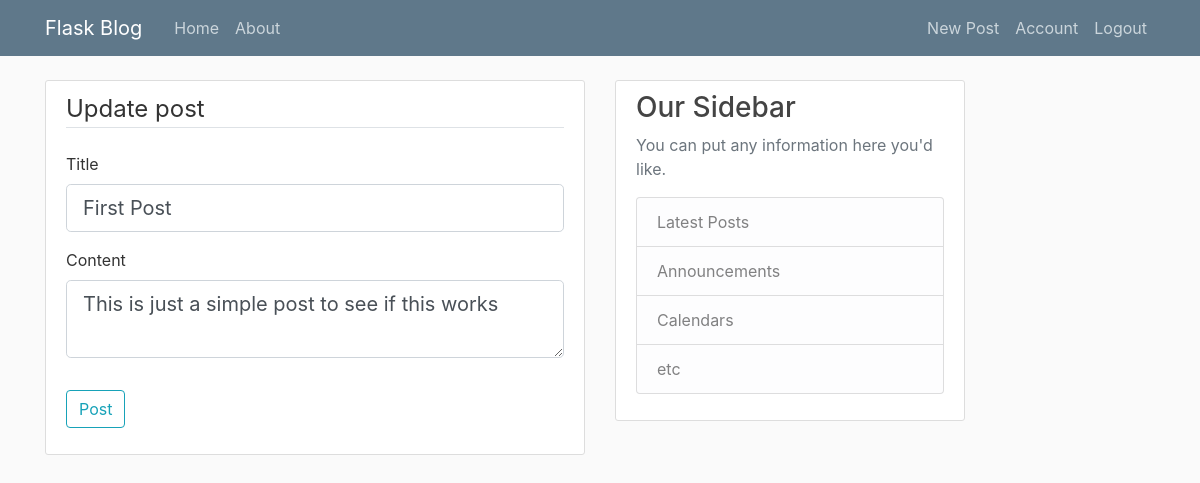
Screenshot of /post/1/update (signed in) with the database file from the repository.
### flaskblog/models.py (models this page shows, shortened)
class Post(db.Model):
    id = db.Column(db.Integer, primary_key=True)
    title = db.Column(db.String(100), nullable=False)
    date_posted = db.Column(db.DateTime, nullable=False, default=datetime.utcnow)
    content = db.Column(db.Text, nullable=False)
    user_id = db.Column(db.Integer, db.ForeignKey('user.id'), nullable=False)

### flaskblog/routes.py (the view)
@app.route("/post/<int:post_id>/update", methods=['GET', 'POST'])
@login_required
def update_post(post_id):
    post = Post.query.get_or_404(post_id)
    if post.author != current_user:
        abort(403)
    form = PostForm()
    if form.validate_on_submit():
        post.title = form.title.data
        post.content = form.content.data
        db.session.commit()
        flash("The post was updated", 'success')
        return redirect( url_for('post', post_id=post.id))
    elif request.method == 'GET':
        form.title.data = post.title
        form.content.data = post.content
    return render_template('create_post.html', title="Update post",legend='Update post', form=form)

### flaskblog/form.py
class PostForm(FlaskForm):
    title = StringField('Title', validators=[DataRequired()])
    content = TextAreaField('Content', validators=[DataRequired()])
    submit = SubmitField('Post')

### flaskblog/models.py (called while the page is built)
@login_manager.user_loader
def load_user(user_id):
    return User.query.get(int(user_id))

### flaskblog/templates/create_post.html (shortened to what this page needs)
{% extends 'layout.html' %}
{% block content %}
<div class='content-section'>
    <form action="" method='POST'>
        <fieldset class="form-group">
            <legend  class="border-bottom mb-4">
                {{ legend }}
            </legend>
           <div class="form-group">
                {{ form.title.label(class="form-control-label") }}
                {% if form.title.errors %}
                    {{ form.title(class="form-control form-control-lg is-invalid") }}
                    <div class="invalid-feedback">
                        {% for error in form.title.errors %}
                            <span>{{ error }}</span>
                        {% endfor %}
                    </div>
                {% else %}
                    {{ form.title(class="form-control form-control-lg ") }}
                {% endif %}
           </div>
            <div class="form-group">
                {{ form.content.label(class="form-control-label") }}
                {% if form.content.errors %}
                    {{ form.content(class="form-control form-control-lg is-invalid") }}
                    <div class="invalid-feedback">
                        {% for error in form.content.errors %}
                            <span>{{ error }}</span>
                        {% endfor %}
                    </div>
                {% else %}
                    {{ form.content(class="form-control form-control-lg ") }}
                {% endif %}
           </div>
       </fieldset>
        <div class="form-group">
            {{ form.submit(class="btn btn-outline-info") }}
        </div>
    </form>
</div>
{% endblock content %}

### flaskblog/static/css/main.css (style rules this page uses)
body { background: #fafafa; color: #333333; margin-top: 5rem; }
.content-section { background: #ffffff; padding: 10px 20px; border: 1px solid #dddddd; border-radius: 3px; margin-bottom: 20px; }

### rows the page displays
Post: title "First Post", content "This is just a simple post to see if this works"

### other values shown
{{ legend }} "Update post"
